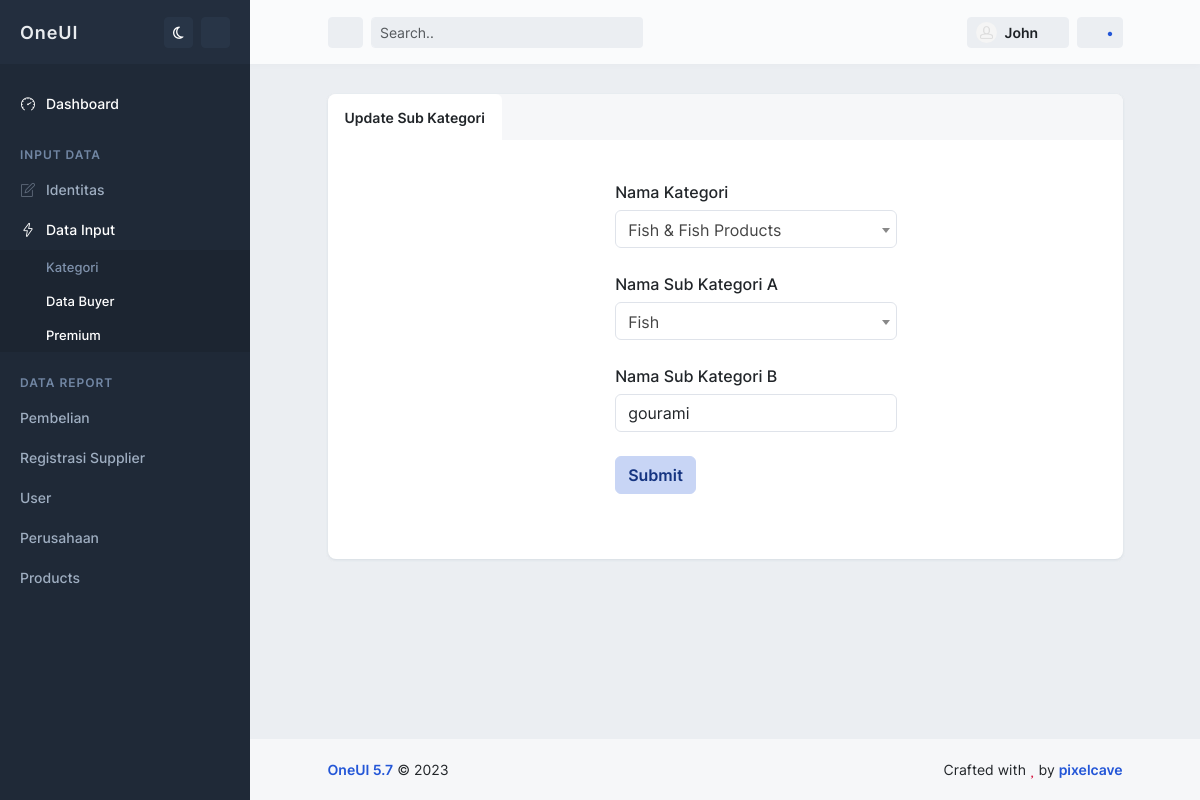
Before: /admin/subkategoriB/updatesubkategoriB/2 with the older database file.
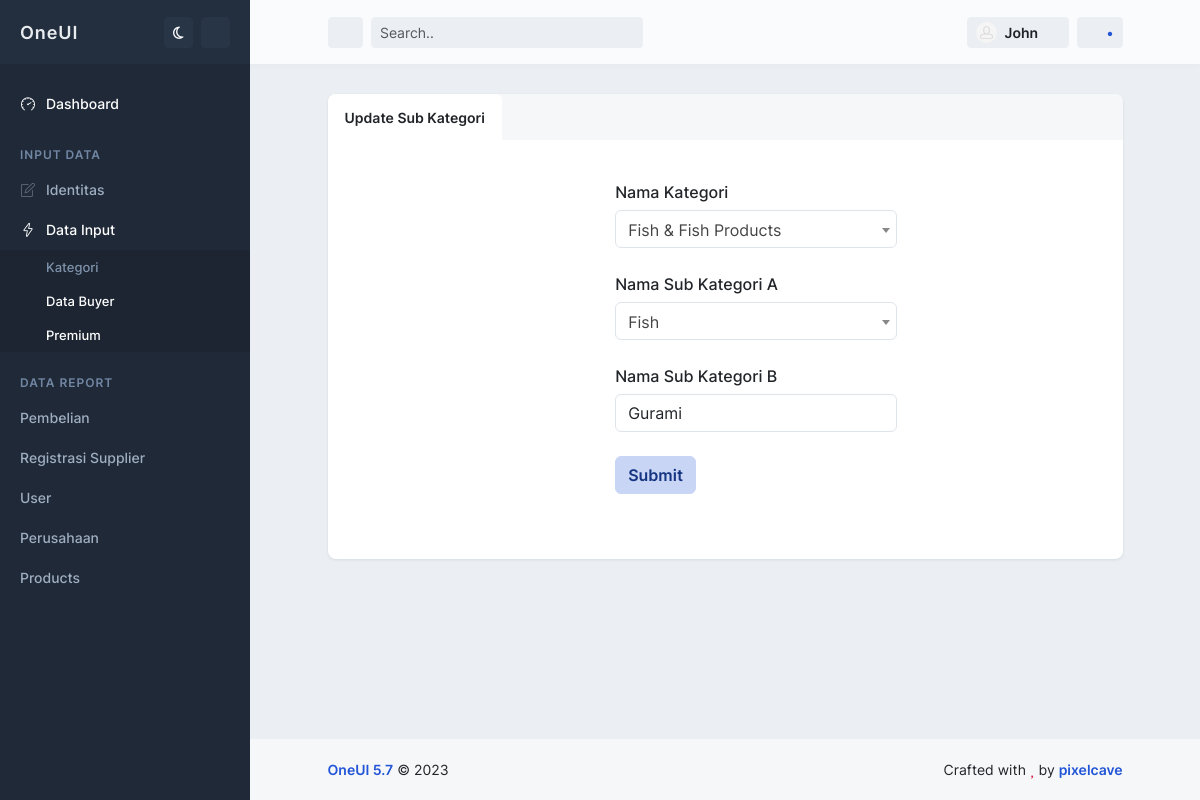
After: the same page with the newer database file.
### tables this page shows
CREATE TABLE `subkategori_b` (
  `idsubkategori_b` int(11) NOT NULL,
  `idsubkategori_a` int(11) NOT NULL,
  `idkategori` int(11) NOT NULL,
  `namaSubKategori_b` varchar(255) NOT NULL
);

### application/controllers/Admin/SubKategoriB.php (called while the page is built, shortened)
<?php
class SubKategoriB extends CI_Controller {
    public function __construct()
    {
        $this->load->model('M_SubkategoriB');
        $this->load->model('M_SubkategoriA');
        $this->load->model('M_Kategori');
    }
    function edit($id){
        $subkategoriB = $this->M_SubkategoriB->getWhere($id);
        $subkategoriAOptions = $this->M_SubkategoriB->getSubkategoriAOptions($subkategoriB[0]->idkategori);
        $data = array(
            'subkategorib' => $subkategoriB,
            'subkategoria' => $subkategoriAOptions,
            'kategori' => $this->M_Kategori->getKategori(),
            'footer' => 'template/v_footer_admin',
            'header' => 'template/v_header_admin',
        );
        return $this->load->view('admin/v_subkategori_b_update',$data);
    }
}

### index.php (called while the page is built, shortened)
<?php
require_once BASEPATH.'core/CodeIgniter.php';

### application/models/M_SubkategoriB.php (called while the page is built, shortened)
<?php
class M_SubkategoriB extends CI_Model {
    function getWhere($id) {
        $query = $this->db->select('*')
                            ->from('subkategori_b')
                            ->join('subkategori_a', 'subkategori_a.idsubkategori_a = subkategori_b.idsubkategori_a')
                            ->join('kategori', 'kategori.idkategori = subkategori_b.idkategori')
                            ->where('idsubkategori_b', $id)->get();
        return $query->result();
    }
    public function getSubkategoriAOptions($idkategori) {
        $this->db->select('idsubkategori_a, namaSubKategori');
        $this->db->from('subkategori_a');
        $this->db->where('idkategori', $idkategori);
        $query = $this->db->get();
        return $query->result();
    }
}

### application/views/admin/v_subkategori_b_update.php (the view, shortened to what this page needs)
<main id="main-container">
    <div class="content">
        <div class="block block-rounded overflow-hidden">
        <ul class="nav nav-tabs nav-tabs-block" role="tablist">
            <li class="nav-item">
            <button type="button" class="nav-link active" id="search-users-tab" data-bs-toggle="tab" data-bs-target="#search-users" role="tab" aria-controls="search-users" aria-selected="false">Update Sub Kategori</button>
            </li>
        </ul>
        <div class="block-content tab-content overflow-hidden">
            <div class="tab-pane fade fade-up show active" id="search-projects" role="tabpanel" aria-labelledby="search-projects-tab" tabindex="0">
            <div class="block block-rounded">
                <div class="block-content block-content-full">
                <div class="row">
                        <div class="col-lg-4">
                        </div>
                        <div class="col-lg-5 space-y-5">
                            <form action="<?= base_url('admin/subkategoriB/updatesubkategoriB')?>" method="POST">
                                <div class="mb-4">
                                    <label class="form-label">Nama Kategori</label>
                                </div>
                                <div class="mb-4">
                                    <label class="form-label">Nama Sub Kategori A</label>
                                </div>
                                <div class="mb-4">
                                    <label class="form-label">Nama Sub Kategori B</label>
                                    <input type="text" class="form-control" id="namasubkategori_b" name="namasubkategori_b" value="<?= $subkategorib[0]->namaSubKategori_b ?>" placeholder="Sub Kategori B">
                                </div>
                                <div class="mb-4">
                                    <button type="submit" class="btn btn-alt-primary">Submit</button>
                                </div>
                            </form>
                        </div>
                    </div>
                </div>
            </div>
            </div>
        </div>
        </div>
    </div>
</main>

Changed rows visible on the page:
changed subkategori_b: namasubkategori_b "gourami" → "Gurami"
